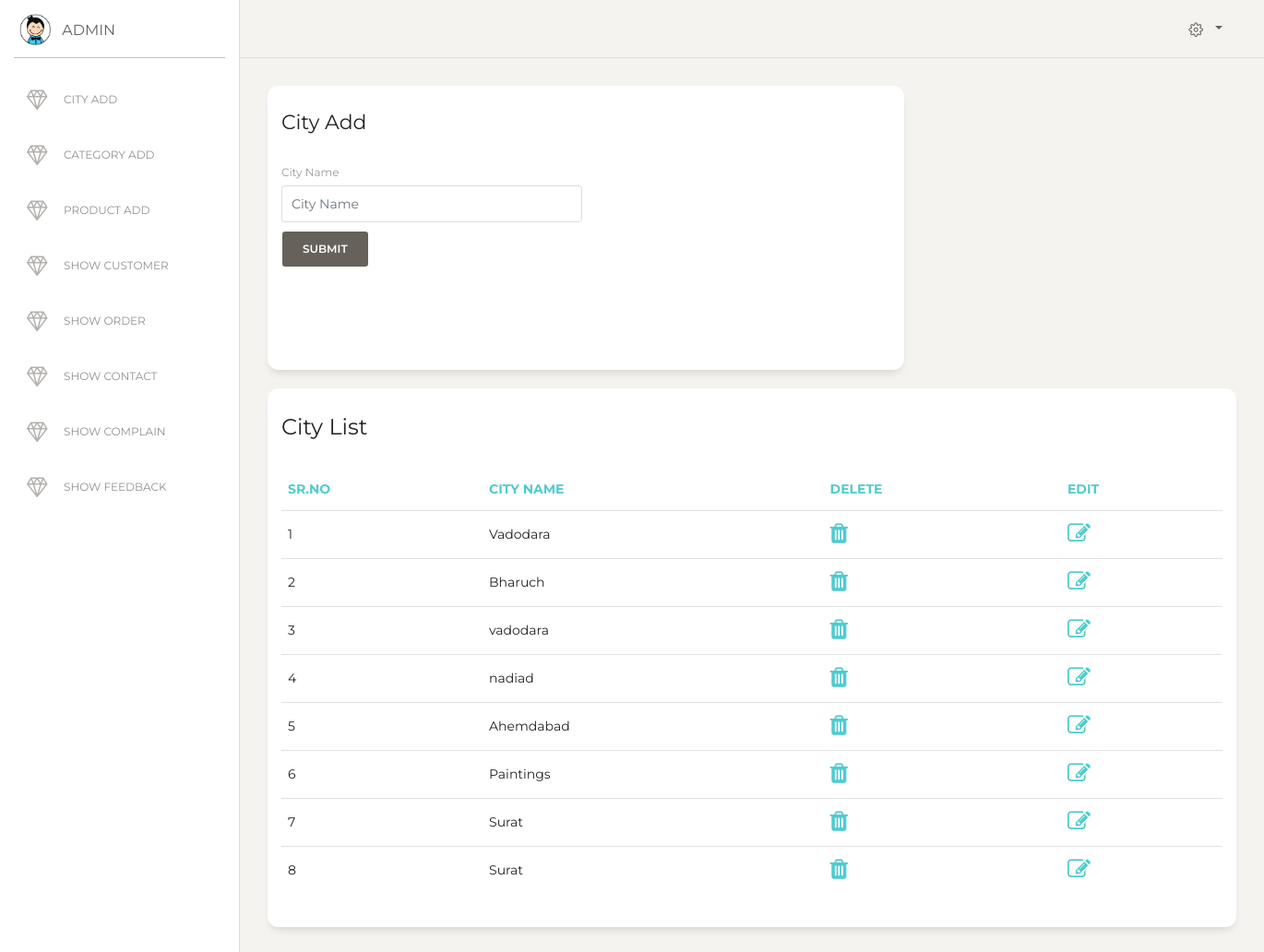
/admin/city.php, run on the app's committed database.
### tables this page shows
CREATE TABLE IF NOT EXISTS `city` (
  `city_id` int(4) NOT NULL AUTO_INCREMENT,
  `city_name` varchar(30) NOT NULL,
  PRIMARY KEY (`city_id`)
);

### admin/city.php (the view, shortened to what this page needs)
<!DOCTYPE html>
<html lang="en">
<head>
  <link href="https://maxcdn.bootstrapcdn.com/font-awesome/latest/css/font-awesome.min.css" rel="stylesheet">
  <link href="assets/css/bootstrap.min.css" rel="stylesheet" />
  <link href="assets/css/paper-dashboard.css?v=2.0.0" rel="stylesheet" />
  <link href="assets/demo/demo.css" rel="stylesheet" />
</head>
<body class="">
  <div class="wrapper ">
 	<?php include ('left_menu.php');
?>
    <div class="main-panel">
<?php include ('top_menu.php');
?>
      <div class="content">
        <div class="row">
          <div class="col-md-8">
            <div class="card card-user">
              <div class="card-header">
                <h5 class="card-title">City Add</h5>
              </div>
              <div class="card-body">
                <form action="city_process.php" method="POST">
                  <div class="row">
                    <div class="col-md-6 pr-1">
                      <div class="form-group">
                        <label>City Name</label>
                        <input type="text" class="form-control" placeholder="City Name" name="cname" onkeypress="return (event.charCode > 64 && event.charCode < 91 ) || (event.charCode > 96 && event.charCode < 123 ) || (event.charCode == 32)" required>
                          <input type="submit" class="btn btn--radius-2 btn--blue"  name="reg" value="submit">
					 </div>
                    </div>
				  </div>
                </form>
              </div>
            </div>
          </div>
        </div>
		        <div class="row">
          <div class="col-md-12">
            <div class="card">
              <div class="card-header">
                <h4 class="card-title"> City List</h4>
              </div>
              <div class="card-body">
                <div class="table-responsive">
                  <table class="table">
                    <thead class=" text-primary">
                      <th>Sr.no </th>
                       <th>City Name</th>
					   <th>Delete</th>
					  <th>Edit</th>
                    </thead>
                    <tbody>
													<?php
													include ('config.php');
    $query = "SELECT * FROM city";
    $run_query = mysqli_query($conn, $query);
$count=0;
            while($row = mysqli_fetch_array($run_query)){
        ?>
                      <tr>
					  <td><?php echo ++$count;?></td>
                      <td><?php echo $row['city_name'];?></td>
					 	<td>
	<a href="city.php?delete=<?php echo $row['city_id'];?>"  onclick="return confirm('Are You Sure Delete City?');">
		<i class="fa fa-trash" style="font-size:25px" aria-hidden="true"></i>
</td>
<td>
<a href="#myModal<?php echo $row['city_id'];?>"   data-toggle="modal" data-target="#myModal<?php echo $row['city_id'];?>"><i class="fa fa-edit" style="font-size:25px" aria-hidden="true"></i>
</a>
</td>
                      </tr>
                   <?php } ?>
                    </tbody>
                  </table>
                </div>
              </div>
            </div>
          </div>
        </div>
      </div>
    </div>
  </div>
</body>
</html>

### data on the page
city: city_name "Vadodara"
city: city_name "Bharuch"
city: city_name "vadodara"
city: city_name "nadiad"
city: city_name "Ahemdabad"
city: city_name "Paintings"
city: city_name "Surat"
city: city_name "Surat"
